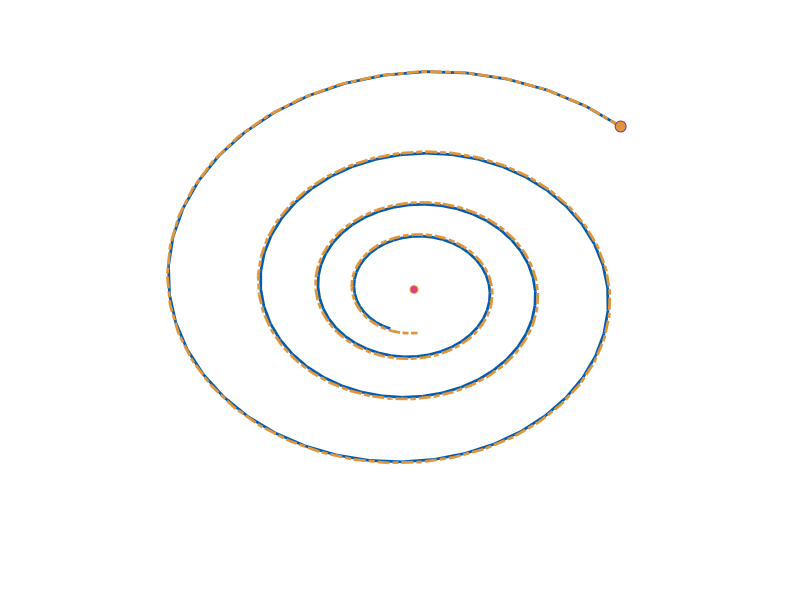

The MATLAB source for this figure:
%% Trajectory of Sovling Bilinear Problem 
% min_x max_y f(x,y) = xy
% solution is (0,0)
% initial point (10,10)
% step size = 1
clear;

x0 = 10;
y0 = 10;
eta = .15;
maxit = 150;
x = zeros(maxit+1,1);
x(1) = x0;
y = x;

% Colors
DeepBlue  = [0,92/255,175/255];
DeepGreen = [92/255,172/255,129/255];
MyOrange  = [226/255,148/255,59/255];
MyBlue    = [123/255,144/255,210/255];
MyRed     = [224/255,60/255,138/255];
%% Proximal Point
for k = 1:maxit
    x(k+1) = (x(k) - eta * y(k))/(1+eta^2);
    y(k+1) = (y(k) + eta * x(k))/(1+eta^2);
end


plot(x,y,'LineWidth',2,'Color',DeepBlue,'LineStyle','-');

xlim([-15,15]);
ylim([-15,15]);
axis off;
hold on;

% quiver_idx = ceil(linspace(.01*maxit,.05*maxit,5));
% u = x(quiver_idx+3)-x(quiver_idx);
% v = y(quiver_idx+3)-y(quiver_idx);
% u = 2*u./sqrt(u.^2+v.^2);
% v = 2*v./sqrt(u.^2+v.^2);
% quiver(x(quiver_idx),y(quiver_idx),u,v,'off',"LineWidth",3,'Color',MyOrange);

%% OGDA
% for k = 1:maxit
%     if k == 1
%         x(k+1) = x(k) - eta * y(k);
%         y(k+1) = y(k) + eta * x(k);
%     else
%         x(k+1) = x(k) - 2*eta * y(k) + eta*y(k-1);
%         y(k+1) = y(k) + 2*eta * x(k) - eta*x(k-1);
%     end
% end
% plot(x,y,'LineWidth',2,'Color',MyOrange,'LineStyle','-.');
% 
% plot(0,0,'o','MarkerFaceColor',MyRed,'MarkerSize',6);
% plot(x0,y0,'o','MarkerFaceColor',MyOrange,'MarkerSize',8);
%legend('Proximal Point','Optimistic GDA');

%% Extra Gradient
for k = 1:maxit
    x_ = x(k) - eta * y(k);
    y_ = y(k) + eta * x(k);
    x(k+1) = x(k) - eta * y_;
    y(k+1) = y(k) + eta * x_;
end
plot(x,y,'LineWidth',2,'Color',MyOrange,'LineStyle','-.');

plot(0,0,'o','MarkerFaceColor',MyRed,'MarkerSize',6);
plot(x0,y0,'o','MarkerFaceColor',MyOrange,'MarkerSize',8);

%% Gradient Descent Ascent
% 
% for k = 1:maxit
%     x(k+1) = x(k) - eta * y(k);
%     y(k+1) = y(k) + eta * x(k);
% end
% 
% 
% plot(x,y,'LineWidth',2,'Color',MyBlue,'LineStyle','-');
% 
% xlim([-45,50]);
% ylim([-50,40]);
% axis off;
% 
% 
% hold on;
% 
% plot(0,0,'o','MarkerFaceColor',MyRed,'MarkerSize',8);
% plot(x0,y0,'o','MarkerFaceColor',MyOrange,'MarkerSize',8);
% %p = plot(x0,y0,'o','MarkerFaceColor',MyOrange,'MarkerSize',8);
% %axis square;
% %hold off;
% %xticks([]);
% %yticks([]);
% 
% quiver_idx = 5:20:maxit-1;
% u = x(quiver_idx+2)-x(quiver_idx);
% v = y(quiver_idx+2)-y(quiver_idx);
% u = 6*u./sqrt(u.^2+v.^2);
% v = 6*v./sqrt(u.^2+v.^2);
% quiver(x(quiver_idx),y(quiver_idx),u,v,'off',"LineWidth",3,'Color',MyOrange);
% 
% set(gcf,'Renderer', 'painters');
% % for k = 1:maxit
% %     p.XData = x(k);
% %     p.YData = y(k);
% %     pause(.01)
% %     drawnow
% %     frame = getframe(gca);
% %     filename = join(['GDA-',num2str(k),'.png']);
% %     imwrite(frame2im(frame),filename)
% % end

set(gcf,'Renderer', 'painters');
